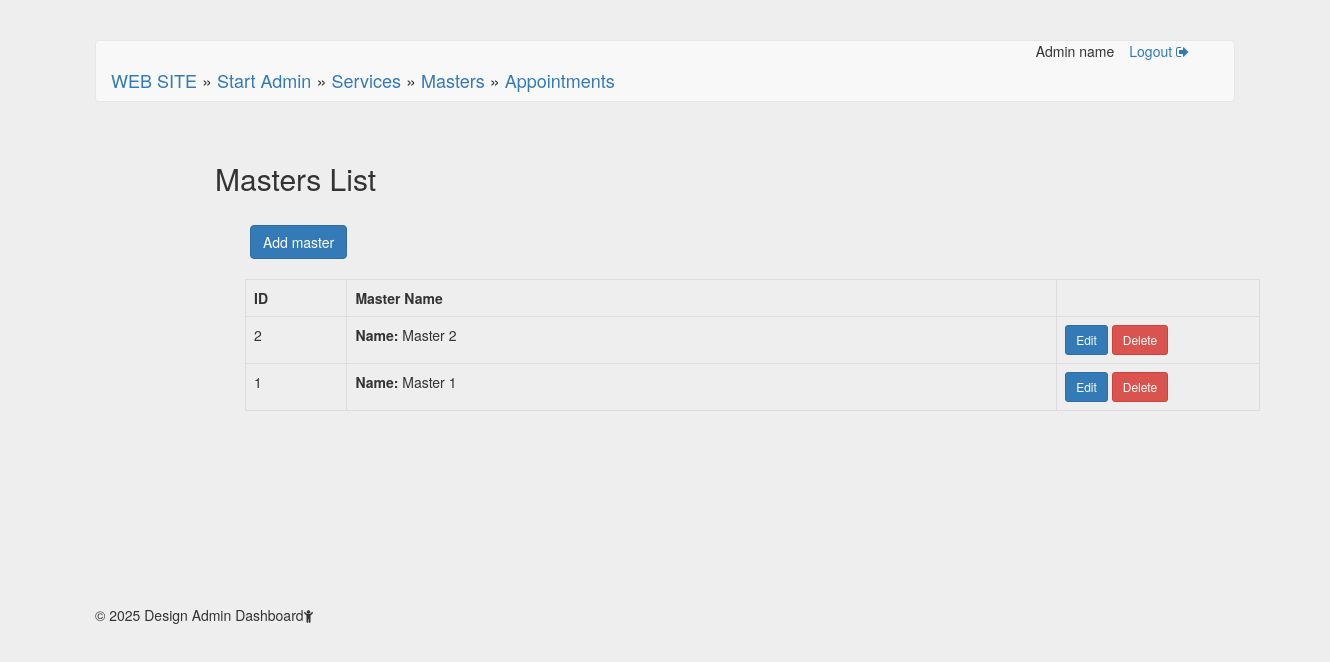
The page /admin/mastersList (signed in) on the database its author committed.
### tables this page shows
CREATE TABLE `masters` (
  `id` int(11) NOT NULL,
  `eng_name` varchar(50) NOT NULL,
  `rus_name` varchar(50) NOT NULL
);

### admin/controllerAdmin/controllerAdminMasters.php (called while the page is built, shortened)
<?php
class controllerAdminMasters {
    public static function MastersList() {
        $arr = modelAdminMasters::getMastersList();
        include_once ('viewAdmin/mastersList.php');
    }
}
?>

### admin/routeAdmin/routingAdmin.php (called while the page is built, shortened)
<?php
    $host = explode('?', $_SERVER['REQUEST_URI'])[0];
    $host = str_replace('/BeautyED', '', $host);
    $num = substr_count($host, '/');
    $path = explode('/', $host)[$num];
    $path = str_replace('.php', '', $path);
    if ($path == '' OR $path == 'index' OR $path == 'index.php') {
        $response = controllerAdmin::adminPanel();
    }
    elseif($path == 'logout.php' OR $path == 'logout') {
        $response = controllerAdmin::logoutAction();
    }
    elseif($path == 'servicesList.php' OR $path == 'servicesList') {
        $response = controllerAdminServices::servicesList();
    }
        elseif($path == 'serviceEdit.php' OR $path == 'serviceEdit' && isset($_GET['id'])) {
            $response = controllerAdminServices::serviceEditForm($_GET['id']);
        }
            elseif($path == 'serviceEditResult.php' OR $path == 'serviceEditResult' && isset($_GET['id'])) {
                $response = controllerAdminServices::serviceEditResult($_GET['id']);
            }
        elseif($path == 'serviceDelete.php' OR $path == 'serviceDelete' && isset($_GET['id'])) {
            $response = controllerAdminServices::serviceDeleteForm($_GET['id']);
        }
            elseif($path == 'serviceDeleteResult.php' OR $path == 'serviceDeleteResult' && isset($_GET['id'])) {
                $response = controllerAdminServices::serviceDeleteResult($_GET['id']);
            }
        elseif($path == 'serviceAdd.php' OR $path == 'serviceAdd') {
            $response = controllerAdminServices::serviceAddForm();
        }
            elseif($path == 'serviceAddResult.php' OR $path == 'serviceAddResult') {
                $response = controllerAdminServices::serviceAddResult();
            }
    elseif($path == 'mastersList.php' OR $path == 'mastersList') {
        $response = controllerAdminMasters::mastersList();
    }
        elseif($path == 'masterEdit.php' OR $path == 'masterEdit' && isset($_GET['id'])) {
            $response = controllerAdminMasters::masterEditForm($_GET['id']);
        }
            elseif($path == 'masterEditResult.php' OR $path == 'masterEditResult' && isset($_GET['id'])) {
                $response = controllerAdminMasters::masterEditResult($_GET['id']);
            }
        elseif($path == 'masterDelete.php' OR $path == 'masterDelete' && isset($_GET['id'])) {
            $response = controllerAdminMasters::masterDeleteForm($_GET['id']);
        }
            elseif($path == 'masterDeleteResult.php' OR $path == 'masterDeleteResult' && isset($_GET['id'])) {
                $response = controllerAdminMasters::masterDeleteResult($_GET['id']);
            }
        elseif($path == 'masterAdd.php' OR $path == 'masterAdd') {
            $response = controllerAdminMasters::masterAddForm();
        }
            elseif($path == 'masterAddResult.php' OR $path == 'masterAddResult') {
                $response = controllerAdminMasters::masterAddResult();
            }
    elseif($path == 'appointmentsList.php' OR $path == 'appointmentsList') {
        $response = controllerAdminAppointments::appointmentsList();
    }
        elseif($path == 'appointmentEdit.php' OR $path == 'appointmentEdit' && isset($_GET['id'])) {
            $response = controllerAdminAppointments::appointmentEditForm($_GET['id']);
        }
            elseif($path == 'appointmentEditResult.php' OR $path == 'appointmentEditResult' && isset($_GET['id'])) {
                $response = controllerAdminAppointments::appointmentEditResult($_GET['id']);
            }
        elseif($path == 'appointmentDelete.php' OR $path == 'appointmentDelete' && isset($_GET['id'])) {
            $response = controllerAdminAppointments::appointmentDeleteForm($_GET['id']);
        }
            elseif($path == 'appointmentDeleteResult.php' OR $path == 'appointmentDeleteResult' && isset($_GET['id'])) {
                $response = controllerAdminAppointments::appointmentDeleteResult($_GET['id']);
            }
        elseif($path == 'appointmentAdd.php' OR $path == 'appointmentAdd') {
            $response = controllerAdminAppointments::appointmentAddForm();
        }
            elseif($path == 'appointmentAddResult.php' OR $path == 'appointmentAddResult') {
                $response = controllerAdminAppointments::appointmentAddResult();
            }
    else {
        $response = controllerAdmin::error404();
    }
?>

### admin/index.php (called while the page is built, shortened)
<?php
require_once '../inc/database.php';
include_once ("modelAdmin/modelAdminMasters.php");
include_once ("controllerAdmin/controllerAdminMasters.php");
include('routeAdmin/routingAdmin.php');
?>

### inc/Database.php (called while the page is built, shortened)
<?php
class database {
    private $conn;
    private $host;
    private $user;
    private $password;
    private $baseName;
    function __construct() {
        $this->host = 'localhost';
        $this->user = 'root';
        $this->password = '';
        $this->baseName = 'beautyed';
    }
    function connect() {
        if (!$this->conn) {
            try {
                $this->conn = new PDO('mysql:host='.$this->host.';dbname='.$this->baseName.'', $this->user, $this->password, array(PDO:: MYSQL_ATTR_INIT_COMMAND => 'SET NAMES utf8'));
            }
            catch (Exception $e) {
                die('Connection failed: '.$e->getMessage());
            }
        }
        return $this->conn;
    }
    function getAll($query) {
        $stmt = $this->conn->prepare($query);
        $stmt->execute();
        $stmt->setFetchMode(PDO::FETCH_ASSOC);
        $response = $stmt->fetchAll();
        return $response;
    }
}

### admin/modelAdmin/modelAdminMasters.php (called while the page is built, shortened)
<?php
class modelAdminMasters{
    public static function getMastersList() {
        $query = "SELECT masters.id as id, masters.eng_name as name FROM masters ORDER BY `masters`.`id` DESC";
        $db = new Database();
        $arr = $db->getAll($query);
        return $arr;
    }
}
?>

### admin/viewAdmin/mastersList.php (the view, shortened to what this page needs)
<h2>Masters List</h2>
<div class="container" style="min-height:400px;">
    <div style="margin:20px;">
        <a class="btn btn-primary" href="masterAdd" role="button">Add master</a>
    </div>
    <div class="col-md-11">
        <table class="table table-bordered table-responsive">
            <tr>
                <th width="10%">ID</th>
                <th width="70%">Master Name</th>
                <th width="20%"></th>
            </tr>
            <?php
        foreach($arr as $row) {
            echo '<tr>';
            echo '<td>'.$row['id'].'</td>';
            echo '<td><b>Name: </b> '.$row['name'].'<br>';
            echo '<td>
                    <a href="masterEdit?id='.$row['id'].'" class="btn btn-sm btn-primary">Edit</a>
                    <a href="masterDelete?id='.$row['id'].'" class="btn btn-sm btn-danger">Delete</a>
                </td>';
            echo '</tr>';
        }
        ?>
        </table>
    </div>
</div>
<?php include "viewAdmin/templates/layout.php"; ?>

### admin/public/css/mystyle.css (style rules this page uses)
body { padding-top: 40px; padding-bottom: 40px; background-color: #eee; box-sizing: border-box; }

### rows shown on the page
masters: id "2", eng_name "Master 2"
masters: id "1", eng_name "Master 1"

### other values the page prints
$_SESSION["name"] "Admin name"
